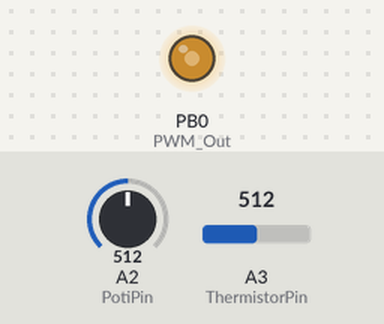
The sketch below on a simulated ATtiny85, built with avr-gcc and run on an emulated ATtiny85. Parts: output pins drawn as LEDs (lit = HIGH). The inputs (shaded band) are chosen by the test bench; at power-on: A3 (ThermistorPin) = 512, A2 (PotiPin) = 512.

Above: at 3.2 s.
3.3 s: A3 (ThermistorPin) set to 716
At 3.9 s:
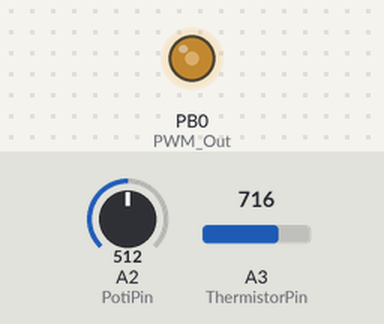
4.8 s: A2 (PotiPin) set to 716
At 5.1 s:
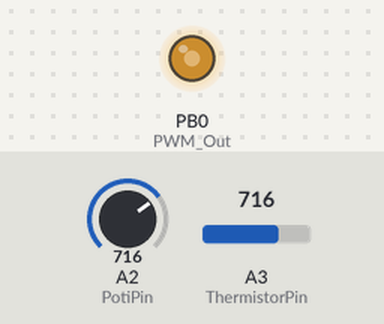
Timing chart, 0 to 7.8 s (numbered marks = the images above; inputs shaded):
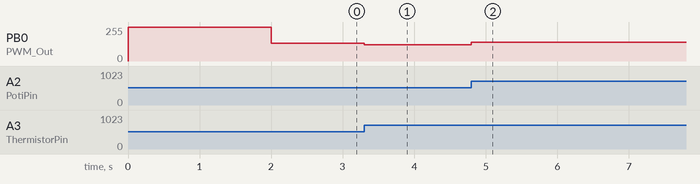

The sketch:

Attiny_KI_MFA_2.0.ino
```cpp
/*
 * ATtiny45
 * 8 MHz internal clock
 * Brown-Out-Detection disabled
 * Fuses:
 * EXTENDED: 0xFF
 * HIGH: 0xD7
 * LOW: 0xE2
 */

const int ThermistorPin = A3;
const int PotiPin = A2;
int Vo;
float R1 = 10000;
float logR2, R2, T;
float c1 = 1.009249522e-03, c2 = 2.378405444e-04, c3 = 2.019202697e-07;

int lm317 = 0;
const int PWM_Out = 0;

void setup() {
  pinMode(PWM_Out, OUTPUT);
  digitalWrite(PWM_Out, HIGH);
  delay(2000);
}


void loop() {
  Vo = analogRead(ThermistorPin);
  R2 = R1 * (1023.0 / (float)Vo - 1.0);
  logR2 = log(R2);
  T = (1.0 / (c1 + c2 * logR2 + c3 * logR2 * logR2 * logR2));
  T = T - 273.15;

  int offset = analogRead(PotiPin);
  offset = map(offset, 0, 1023, 100, 200);

  lm317 = T * (-0.6) + offset;


  analogWrite(PWM_Out, lm317);

}
```

Measured:
- after the input at 3.3 s, PB0 (PWM_Out): 135/255 → 121/255 at once
- after the input at 4.8 s, PB0 (PWM_Out): 121/255 → 140/255 at once
